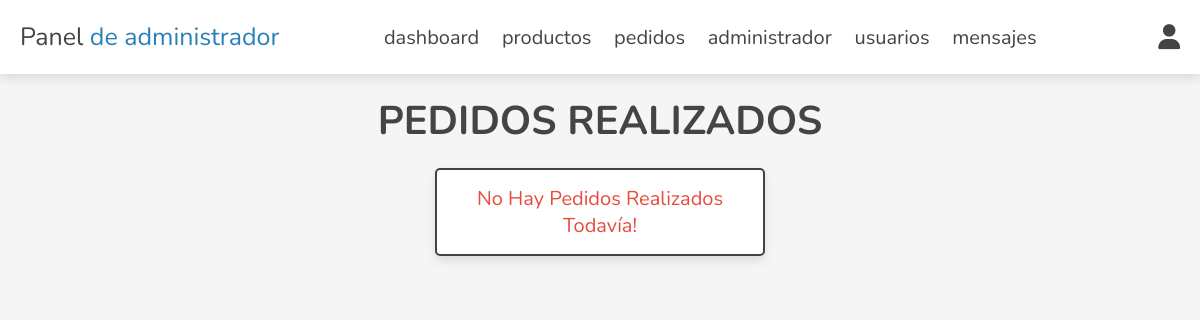
Before: /admin/placed_orders.php (signed in) with the older database file.
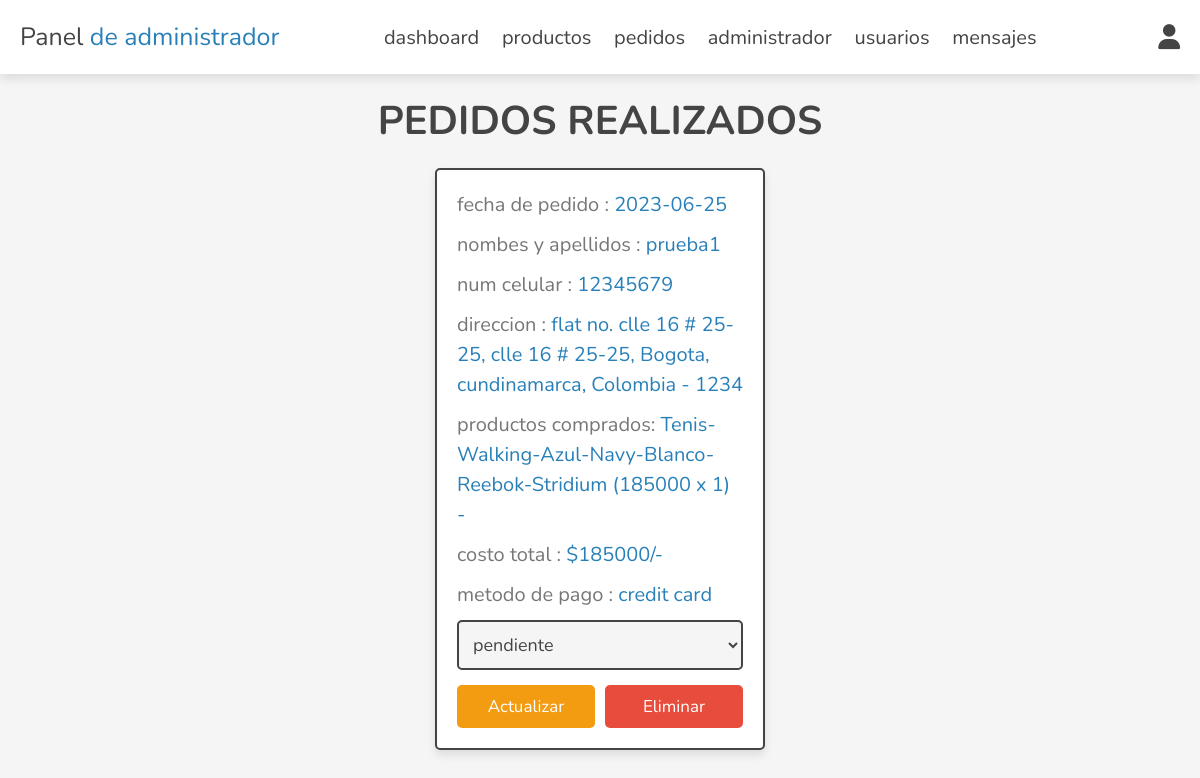
After: the same page with the newer database file.
### tables this page shows
CREATE TABLE `orders` (
  `id` int(100) NOT NULL,
  `user_id` int(100) NOT NULL,
  `name` varchar(20) NOT NULL,
  `number` varchar(10) NOT NULL,
  `email` varchar(50) NOT NULL,
  `method` varchar(50) NOT NULL,
  `address` varchar(500) NOT NULL,
  `total_products` varchar(1000) NOT NULL,
  `total_price` int(100) NOT NULL,
  `placed_on` date NOT NULL DEFAULT current_timestamp(),
  `payment_status` varchar(20) NOT NULL DEFAULT 'pending'
);

### admin/placed_orders.php (the view, shortened to what this page needs)
<?php
include '../components/connect.php';
?>
<!DOCTYPE html>
<html lang="en">
<head>
   <link rel="stylesheet" href="https://cdnjs.cloudflare.com/ajax/libs/font-awesome/6.1.1/css/all.min.css">
   <link rel="stylesheet" href="../css/admin_style.css">
</head>
<body>
<?php include '../components/admin_header.php'; ?>
<section class="orders">
<h1 class="heading">pedidos realizados</h1>
<div class="box-container">
   <?php
      $select_orders = $conn->prepare("SELECT * FROM `orders`");
      $select_orders->execute();
      if($select_orders->rowCount() > 0){
         while($fetch_orders = $select_orders->fetch(PDO::FETCH_ASSOC)){
   ?>
   <div class="box">
      <p> fecha de pedido : <span><?= $fetch_orders['placed_on']; ?></span> </p>
      <p> nombes y apellidos : <span><?= $fetch_orders['name']; ?></span> </p>
      <p> num celular : <span><?= $fetch_orders['number']; ?></span> </p>
      <p> direccion : <span><?= $fetch_orders['address']; ?></span> </p>
      <p> productos comprados: <span><?= $fetch_orders['total_products']; ?></span> </p>
      <p> costo total : <span>$<?= $fetch_orders['total_price']; ?>/-</span> </p>
      <p> metodo de pago : <span><?= $fetch_orders['method']; ?></span> </p>
      <form action="" method="post">
         <select name="payment_status" class="select">
            <option selected disabled><?= $fetch_orders['payment_status']; ?></option>
         </select>
        <div class="flex-btn">
         <input type="submit" value="actualizar" class="option-btn" name="update_payment">
         <a href="placed_orders.php?delete=<?= $fetch_orders['id']; ?>" class="delete-btn" onclick="return confirm('¿eliminar este pedido?');">eliminar</a>
        </div>
      </form>
   </div>
   <?php
         }
      }else{
         echo '<p class="empty">no hay pedidos realizados todavía!</p>';
      }
   ?>
</div>
</section>
</body>
</html>

### components/admin_header.php (shortened to what this page needs)
<header class="header">
   <section class="flex">
      <a href="../admin/dashboard.php" class="logo">Panel<span> de administrador</span></a>
      <nav class="navbar">
         <a href="../admin/dashboard.php">dashboard</a>
         <a href="../admin/products.php">productos</a>
         <a href="../admin/placed_orders.php">pedidos</a>
         <a href="../admin/admin_accounts.php">administrador</a>
         <a href="../admin/users_accounts.php">usuarios</a>
         <a href="../admin/messages.php">mensajes</a>
      </nav>
      <div class="icons">
         <div id="user-btn" class="fas fa-user"></div>
      </div>
   </section>
</header>

### css/admin_style.css (style rules this page uses)
:root { --main-color:#2980b9; --orange:#f39c12; --red:#e74c3c; --black:#444; --white:#fff; --light-color:#777; --light-bg:#f5f5f5; --border:.2rem solid var(--black); --box-shadow:0 .5rem 1rem rgba(0,0,0,.1); }
* { font-family: 'Nunito', sans-serif; margin:0; padding:0; box-sizing: border-box; outline: none; border:none; text-decoration: none; }
html { font-size: 62.5%; overflow-x: hidden; }
body { background-color: var(--light-bg); }
section { padding:2rem; max-width: 1200px; margin:0 auto; }
.heading { font-size: 4rem; color:var(--black); margin-bottom: 2rem; text-align: center; text-transform: uppercase; }
.btn, .delete-btn, .option-btn { display: block; width: 100%; margin-top: 1rem; border-radius: .5rem; padding:1rem 3rem; font-size: 1.7rem; text-transform: capitalize; color:var(--white); cursor: pointer; text-align: center; }
.option-btn { background-color: var(--orange); }
.delete-btn { background-color: var(--red); }
.flex-btn { display: flex; gap:1rem; }
.header { position: sticky; top:0; left:0; right:0; background-color: var(--white); box-shadow: var(--box-shadow); z-index: 1000; }
.header .flex { display: flex; align-items: center; justify-content: space-between; position: relative; }
.header .flex .logo { font-size: 2.5rem; color:var(--black); }
.header .flex .logo span { color:var(--main-color); }
.header .flex .navbar a { margin:0 1rem; font-size: 2rem; color:var(--black); }
.header .flex .icons div { margin-left: 1.7rem; font-size: 2.5rem; cursor: pointer; color:var(--black); }
.orders .box-container { display: grid; grid-template-columns: repeat(auto-fit, 33rem); gap:1.5rem; align-items: flex-start; justify-content: center; }
.orders .box-container .box { padding:2rem; padding-top: 1rem; border-radius: .5rem; border:var(--border); background-color: var(--white); box-shadow: var(--box-shadow); }
.orders .box-container .box p { line-height: 1.5; font-size: 2rem; color:var(--light-color); margin:1rem 0; }
.orders .box-container .box p span { color:var(--main-color); }
.orders .box-container .select { margin-bottom: .5rem; width: 100%; background-color: var(--light-bg); padding:1rem; font-size: 1.8rem; color:var(--black); border-radius: .5rem; border:var(--border); }
.empty { padding:1.5rem; background-color: var(--white); border: var(--border); box-shadow: var(--box-shadow); text-align: center; color:var(--red); border-radius: .5rem; font-size: 2rem; text-transform: capitalize; }

Changed rows visible on the page:
added orders: placed_on "2023-06-25", name "prueba1", number "12345679", address "flat no. clle 16 # 25-25, clle 16 # 25-25, Bogota, cundinamarca, Colombia - 1234", total_products "Tenis-Walking-Azul-Navy-Blanco-Reebok-Stridium (185000 x 1) -", total_price "185000", method "credit card", payment_status "pendiente"
Other visible differences:
text no longer shown: "No Hay Pedidos Realizados Todavía!"
